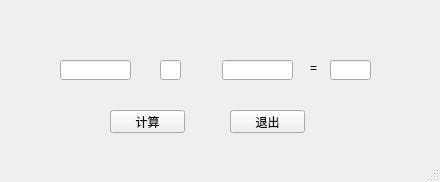
<?xml version="1.0" encoding="UTF-8"?>
<ui version="4.0">
 <class>MainWindow</class>
 <widget class="QMainWindow" name="MainWindow">
  <property name="geometry">
   <rect>
    <x>0</x>
    <y>0</y>
    <width>440</width>
    <height>182</height>
   </rect>
  </property>
  <property name="sizePolicy">
   <sizepolicy hsizetype="Fixed" vsizetype="Fixed">
    <horstretch>0</horstretch>
    <verstretch>0</verstretch>
   </sizepolicy>
  </property>
  <property name="minimumSize">
   <size>
    <width>440</width>
    <height>182</height>
   </size>
  </property>
  <property name="maximumSize">
   <size>
    <width>440</width>
    <height>182</height>
   </size>
  </property>
  <property name="windowTitle">
   <string>计算器</string>
  </property>
  <widget class="QWidget" name="centralwidget">
   <widget class="QLineEdit" name="lineEdit_ev1">
    <property name="geometry">
     <rect>
      <x>60</x>
      <y>60</y>
      <width>71</width>
      <height>20</height>
     </rect>
    </property>
   </widget>
   <widget class="QLineEdit" name="lineEdit_ev2">
    <property name="geometry">
     <rect>
      <x>222</x>
      <y>60</y>
      <width>71</width>
      <height>20</height>
     </rect>
    </property>
   </widget>
   <widget class="QLineEdit" name="lineEdit_res">
    <property name="geometry">
     <rect>
      <x>330</x>
      <y>60</y>
      <width>41</width>
      <height>20</height>
     </rect>
    </property>
   </widget>
   <widget class="QLabel" name="label">
    <property name="geometry">
     <rect>
      <x>310</x>
      <y>60</y>
      <width>21</width>
      <height>16</height>
     </rect>
    </property>
    <property name="styleSheet">
     <string notr="true">font: 20pt &quot;Adobe Arabic&quot;;</string>
    </property>
    <property name="text">
     <string>=</string>
    </property>
   </widget>
   <widget class="QLineEdit" name="lineEdit_op">
    <property name="geometry">
     <rect>
      <x>160</x>
      <y>60</y>
      <width>21</width>
      <height>20</height>
     </rect>
    </property>
   </widget>
   <widget class="QPushButton" name="pushButton_quit">
    <property name="geometry">
     <rect>
      <x>110</x>
      <y>110</y>
      <width>75</width>
      <height>23</height>
     </rect>
    </property>
    <property name="text">
     <string>计算</string>
    </property>
   </widget>
   <widget class="QPushButton" name="pushButton_2">
    <property name="geometry">
     <rect>
      <x>230</x>
      <y>110</y>
      <width>75</width>
      <height>23</height>
     </rect>
    </property>
    <property name="text">
     <string>退出</string>
    </property>
   </widget>
  </widget>
  <widget class="QStatusBar" name="statusbar"/>
 </widget>
 <resources/>
 <connections/>
</ui>
